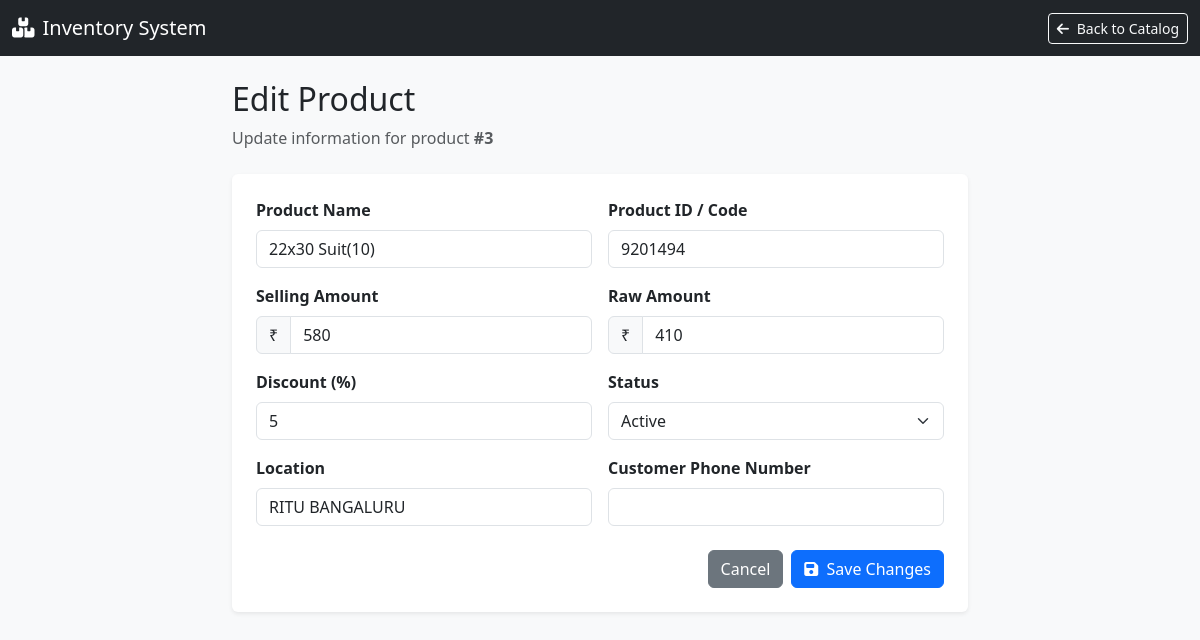
The page /edit_product/3 (signed in) on the database its author committed.
### app.py (models this page shows, shortened)
class Product(db.Model) :
    id = db.Column(db.Integer,primary_key=True)
    billing_id = db.Column(db.Integer, db.ForeignKey('billing.id'), nullable=True)
    product_name = db.Column(db.String(100))
    product_id = db.Column(db.String(100), nullable=True)
    product_selling_amount = db.Column(db.Integer)
    product_raw_amount = db.Column(db.Integer,nullable=True)
    backup_product_selling_amount = db.Column(db.Integer, nullable=True,default=None)  # New field to store the original selling amount for discount restoration
    backup_product_raw_amount = db.Column(db.Integer, default=None,nullable=True)  # New field to store the original raw amount for discount restoration
    discount = db.Column(db.Integer,nullable=True)
    product_location = db.Column(db.String(100),nullable=True,default=None)
    product_entry_date = db.Column(db.String(100),nullable=True)
    product_exit_date = db.Column(db.DateTime, default=None,nullable=True)
    customer_phone_number = db.Column(db.String(10), db.ForeignKey('customer.customer_phone_number'), default=None, nullable=True)
    status = db.Column(db.String(20), default='active')  # active, sold, expired, etc.

### app.py (the view, shortened to what this page needs)
@app.route('/edit_product/<int:id>', methods=['GET', 'POST'])
@login_required
def edit_product(id):
    product = Product.query.get_or_404(id)
    return render_template('edit_product.html', product=product)

### app.py (called while the page is built)
@login_manager.user_loader
def load_user(user_id):
    uid = int(user_id)
    user = User.query.get(uid)
    if user:
        return user
    shop_dealer = ShopDealer.query.get(uid)
    if shop_dealer:
        return shop_dealer
    return None

### templates/edit_product.html (shortened to what this page needs)
<!DOCTYPE html>
<html lang="en">
<head>
    <link href="https://cdn.jsdelivr.net/npm/bootstrap@5.3.0/dist/css/bootstrap.min.css" rel="stylesheet">
    <link href="https://cdnjs.cloudflare.com/ajax/libs/font-awesome/6.4.0/css/all.min.css" rel="stylesheet">
</head>
<body>
    <nav class="navbar navbar-expand-lg navbar-dark bg-dark mb-4">
        <div class="container-fluid">
            <a class="navbar-brand" href="/product_page"><i class="fas fa-boxes-stacked me-2"></i>Inventory System</a>
            <div class="d-flex">
                <a href="/product_page" class="btn btn-outline-light btn-sm"><i class="fas fa-arrow-left me-1"></i> Back to Catalog</a>
            </div>
        </div>
    </nav>
    <div class="container my-4">
        <div class="row justify-content-center">
            <div class="col-lg-8 col-md-10">
                <div class="d-flex justify-content-between align-items-center mb-4">
                    <div>
                        <h2>Edit Product</h2>
                        <p class="text-muted mb-0">Update information for product <strong>#{{ product.id }}</strong></p>
                    </div>
                </div>
                <div class="card p-4">
                    <form method="POST">
                        <div class="row g-3">
                            <div class="col-md-6">
                                <label for="product_name" class="form-label fw-bold">Product Name</label>
                                <input type="text" class="form-control" id="product_name" name="product_name" value="{{ product.product_name }}" required>
                            </div>
                            <div class="col-md-6">
                                <label for="product_id" class="form-label fw-bold">Product ID / Code</label>
                                <input type="text" class="form-control" id="product_id" name="product_id" value="{{ product.product_id or '' }}">
                            </div>
                            <div class="col-md-6">
                                <label for="product_selling_amount" class="form-label fw-bold">Selling Amount</label>
                                <div class="input-group">
                                    <span class="input-group-text">₹</span>
                                    <input type="number" class="form-control" id="product_selling_amount" name="product_selling_amount" value="{{ product.product_selling_amount }}" required>
                                </div>
                            </div>
                            <div class="col-md-6">
                                <label for="product_raw_amount" class="form-label fw-bold">Raw Amount</label>
                                <div class="input-group">
                                    <span class="input-group-text">₹</span>
                                    <input type="number" class="form-control" id="product_raw_amount" name="product_raw_amount" value="{{ product.product_raw_amount or '' }}">
                                </div>
                            </div>
                            <div class="col-md-6">
                                <label for="discount" class="form-label fw-bold">Discount (%)</label>
                                <input type="number" class="form-control" id="discount" name="discount" value="{{ product.discount or '' }}" placeholder="e.g., 10">
                            </div>
                            <div class="col-md-6">
                                <label for="status" class="form-label fw-bold">Status</label>
                                <select class="form-select" id="status" name="status">
                                    <option value="active" {% if product.status == 'active' %}selected{% endif %}>Active</option>
                                </select>
                            </div>
                            <div class="col-md-6">
                                <label for="product_location" class="form-label fw-bold">Location</label>
                                <input type="text" class="form-control" id="product_location" name="product_location" value="{{ product.product_location or '' }}">
                            </div>
                            <div class="col-md-6">
                                <label for="customer_phone_number" class="form-label fw-bold">Customer Phone Number</label>
                                <input type="text" class="form-control" id="customer_phone_number" name="customer_phone_number" value="{{ product.customer_phone_number or '' }}" maxlength="10">
                            </div>
                            <div class="col-12 mt-4 d-flex justify-content-end gap-2">
                                <a href="/product_page" class="btn btn-secondary">Cancel</a>
                                <button type="submit" class="btn btn-primary"><i class="fas fa-save me-1"></i> Save Changes</button>
                            </div>
                        </div>
                    </form>
                </div>
            </div>
        </div>
    </div>
</body>
</html>

### templates/edit_product.html (style rules this page uses)
body { background-color: #f8f9fa; }
.card { border: none; box-shadow: 0 0.125rem 0.25rem rgba(0, 0, 0, 0.075); }

### rows shown on the page
Product: id "3", product_name "22x30 Suit(10)", product_id "9201494", product_selling_amount "580", product_raw_amount "410", discount "5", status "Active", product_location "RITU BANGALURU"
